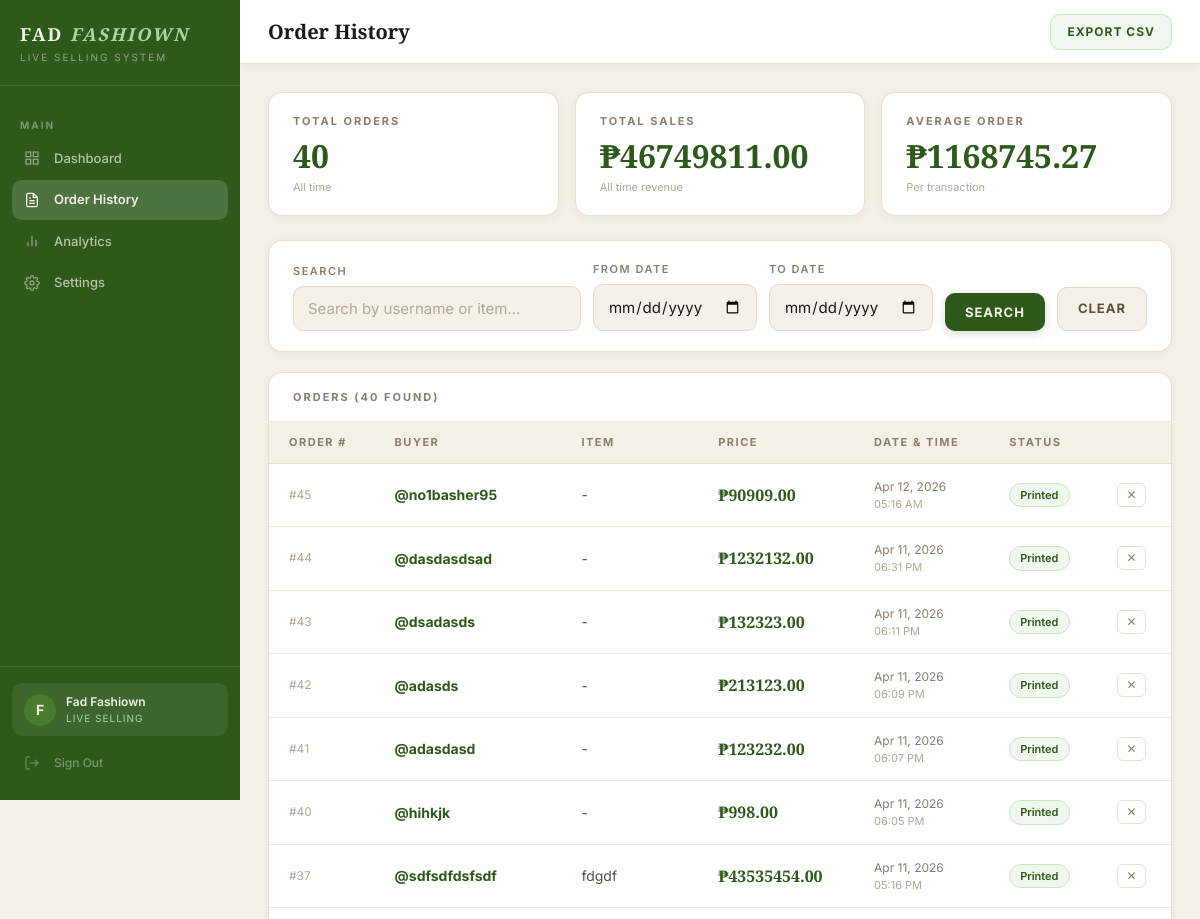
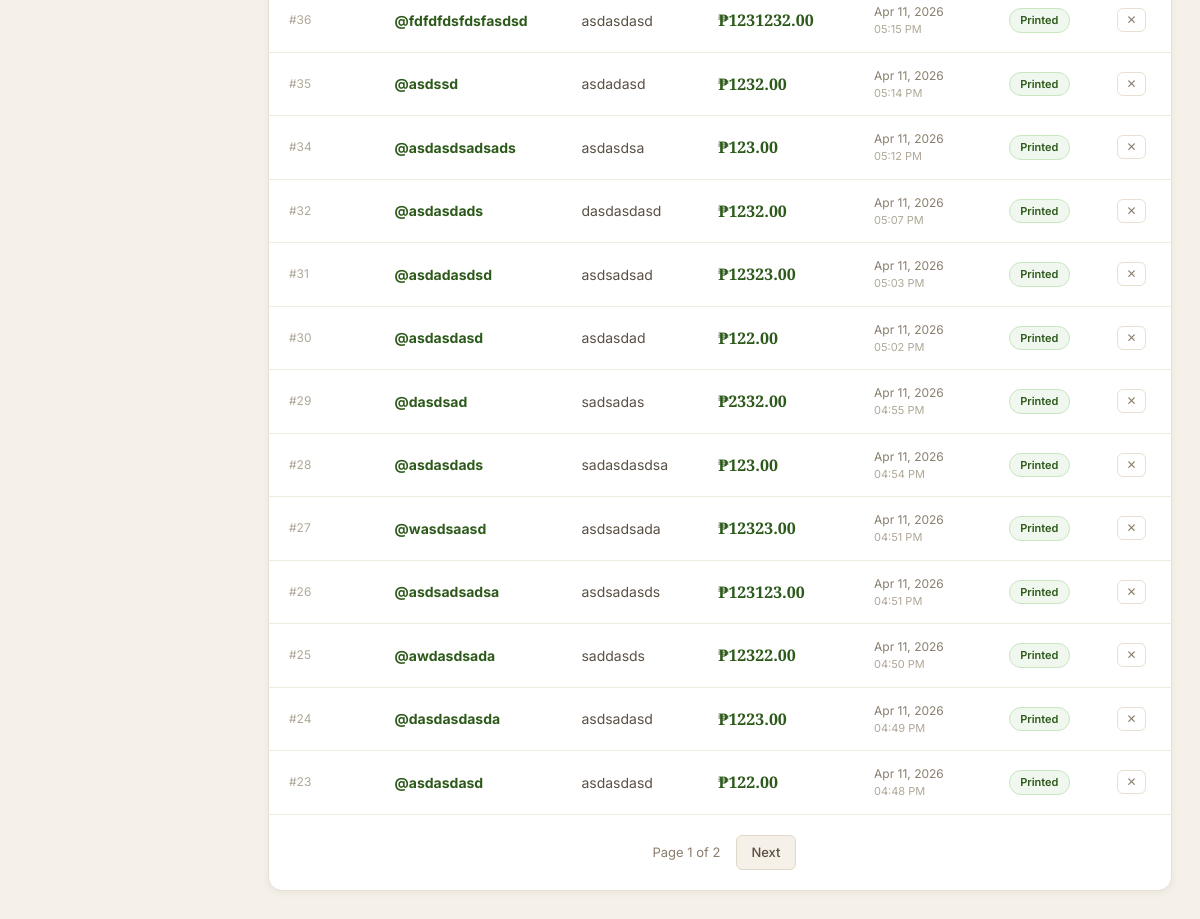
Page /orders (signed in) on the earlier database version (2 pictures, top to bottom).
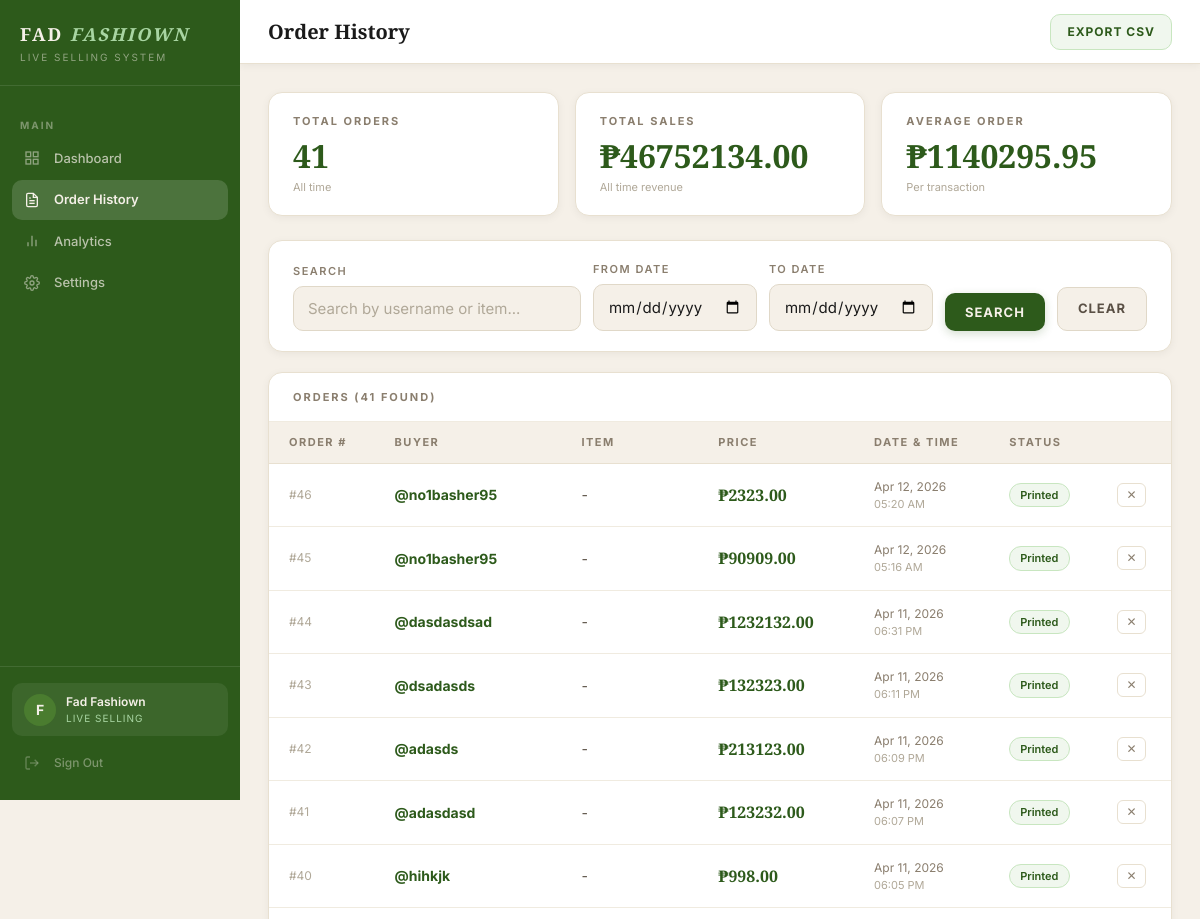
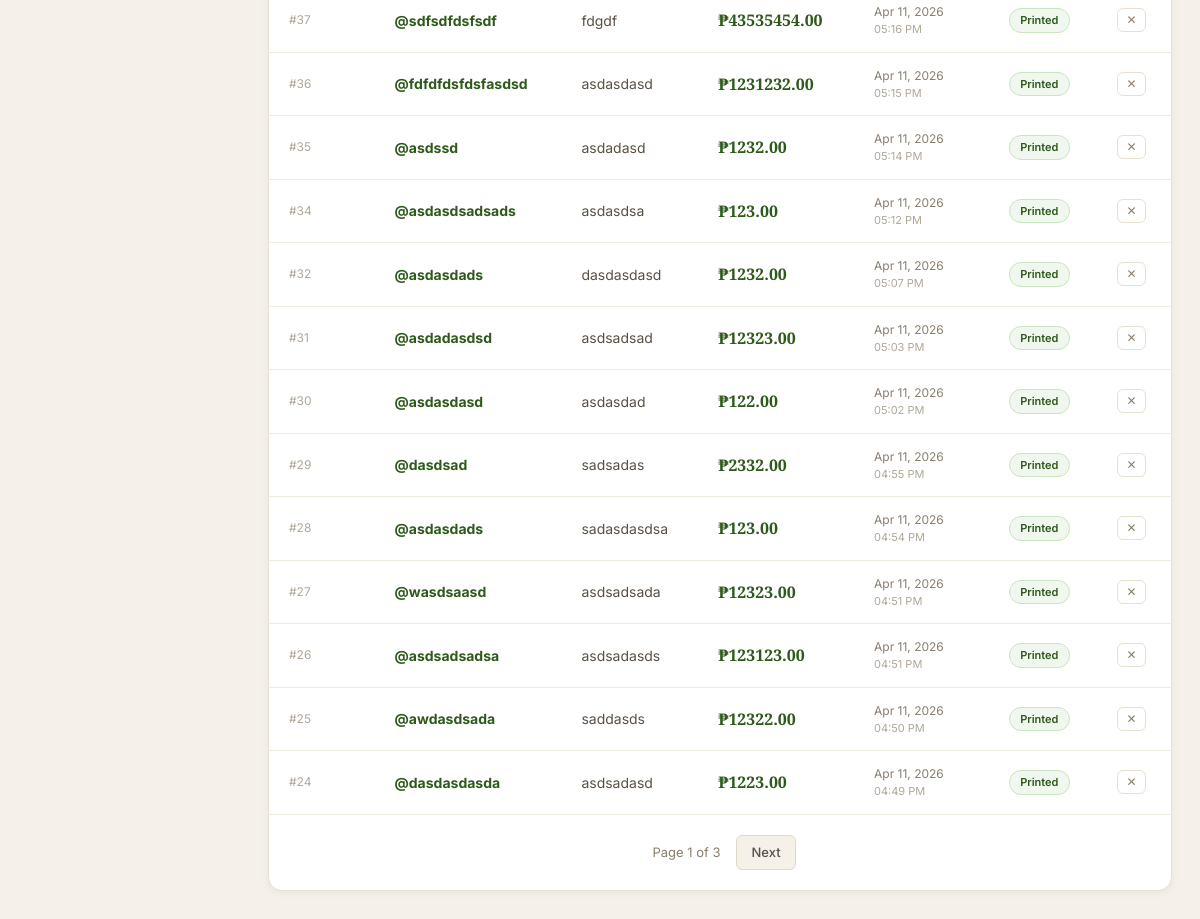
Same page on the later database version (2 pictures, top to bottom).
### auth/models.py (models this page shows, shortened)
class Client(UserMixin, db.Model):
    __tablename__ = 'clients'
    id = db.Column(db.Integer, primary_key=True)
    business_name = db.Column(db.String(100), nullable=False)
    email = db.Column(db.String(120), unique=True, nullable=False)
    password_hash = db.Column(db.String(255), nullable=False)
    plan = db.Column(db.String(20), default='active')
    is_active = db.Column(db.Boolean, default=True)
    is_admin = db.Column(db.Boolean, default=False)
    created_at = db.Column(db.DateTime, default=datetime.utcnow)
    last_login = db.Column(db.DateTime, nullable=True)
    tiktok_username = db.Column(db.String(100), default='')
    orders = db.relationship('Order', backref='client', lazy=True)
    token = db.Column(db.String(64), unique=True, nullable=True)
    detection_mode = db.Column(db.String(20), default='keywords')
    custom_keywords = db.Column(db.Text, default='mine')
    highlight_numbers = db.Column(db.Boolean, default=False)
    label_title = db.Column(db.String(100), default='FAD FASHIOWN')
    label_tagline = db.Column(db.String(100), default='Live Selling')
    label_template = db.Column(db.String(20), default='classic')
    label_show_order_id = db.Column(db.Boolean, default=True)
    label_show_datetime = db.Column(db.Boolean, default=True)

class Order(db.Model):
    __tablename__ = 'orders'
    id = db.Column(db.Integer, primary_key=True)
    client_id = db.Column(
        db.Integer,
        db.ForeignKey('clients.id'),
        nullable=False
    )
    buyer_username = db.Column(db.String(100), nullable=False)
    item_name = db.Column(db.String(200), nullable=False)
    price = db.Column(db.Float, nullable=False)
    timestamp = db.Column(db.DateTime, default=datetime.utcnow)
    label_printed = db.Column(db.Boolean, default=False)

### dashboard/routes.py (the view, shortened to what this page needs)
@dashboard.route('/orders')
@login_required
def orders():
    if current_user.is_admin:
        return redirect(url_for('auth.admin_panel'))
    search = request.args.get('search', '').strip()
    date_from = request.args.get('date_from', '')
    date_to = request.args.get('date_to', '')
    page = request.args.get('page', 1, type=int)
    per_page = 20
    query = Order.query.filter_by(client_id=current_user.id)
    if search:
        query = query.filter(
            Order.buyer_username.ilike(f'%{search}%') |
            Order.item_name.ilike(f'%{search}%')
        )
    all_orders = Order.query.filter_by(client_id=current_user.id).all()
    total_orders = len(all_orders)
    total_sales = sum(o.price for o in all_orders)
    orders_paginated = query.order_by(
        Order.timestamp.desc()
    ).paginate(page=page, per_page=per_page, error_out=False)
    return render_template(
        'orders.html',
        orders=orders_paginated,
        search=search,
        date_from=date_from,
        date_to=date_to,
        total_orders=total_orders,
        total_sales=total_sales,
        business_name=current_user.business_name
    )

### templates/orders.html (shortened to what this page needs)
{% extends "base.html" %}
{% block page_title %}Order History{% endblock %}
{% block topbar_right %}
<a href="/orders/export" class="btn btn-export">Export CSV</a>
{% endblock %}
{% block content %}
<div class="stats-grid">
    <div class="stat-card">
        <div class="stat-label">Total Orders</div>
        <div class="stat-number">{{ total_orders }}</div>
        <div class="stat-sub">All time</div>
    </div>
    <div class="stat-card">
        <div class="stat-label">Total Sales</div>
        <div class="stat-number">₱{{ "%.2f"|format(total_sales) }}</div>
        <div class="stat-sub">All time revenue</div>
    </div>
    <div class="stat-card">
        <div class="stat-label">Average Order</div>
        <div class="stat-number">
            ₱{{ "%.2f"|format(total_sales / total_orders) if total_orders > 0 else "0.00" }}
        </div>
        <div class="stat-sub">Per transaction</div>
    </div>
</div>
<div class="filters-card">
    <form method="GET" action="/orders">
        <div class="filters-row">
            <div class="form-group" style="margin:0">
                <label class="form-label">Search</label>
                <input type="text" name="search" class="form-input"
                       value="{{ search }}"
                       placeholder="Search by username or item..." />
            </div>
            <div class="form-group" style="margin:0">
                <label class="form-label">From Date</label>
                <input type="date" name="date_from"
                       class="form-input" value="{{ date_from }}" />
            </div>
            <div class="form-group" style="margin:0">
                <label class="form-label">To Date</label>
                <input type="date" name="date_to"
                       class="form-input" value="{{ date_to }}" />
            </div>
            <div class="form-group" style="margin:0">
                <label class="form-label">&nbsp;</label>
                <button type="submit" class="btn btn-primary">Search</button>
            </div>
            <div class="form-group" style="margin:0">
                <label class="form-label">&nbsp;</label>
                <a href="/orders" class="btn btn-secondary">Clear</a>
            </div>
        </div>
    </form>
</div>
<div class="table-card">
    <div class="table-header">
        <span class="card-title">Orders ({{ orders.total }} found)</span>
    </div>
    {% if orders.items %}
    <table>
        <thead>
            <tr>
                <th>Order #</th>
                <th>Buyer</th>
                <th>Item</th>
                <th>Price</th>
                <th>Date & Time</th>
                <th>Status</th>
                <th></th>
            </tr>
        </thead>
        <tbody>
            {% for order in orders.items %}
            <tr id="order-row-{{ order.id }}">
                <td class="td-id">#{{ order.id }}</td>
                <td class="td-buyer">@{{ order.buyer_username }}</td>
                <td class="td-item">{{ order.item_name }}</td>
                <td class="td-price">₱{{ "%.2f"|format(order.price) }}</td>
                <td class="td-time">
                    {{ order.timestamp.strftime('%b %d, %Y') }}
                    <span style="color:var(--text-light);display:block;font-size:11px">
                        {{ order.timestamp.strftime('%I:%M %p') }}
                    </span>
                </td>
                <td><span class="badge badge-success">Printed</span></td>
                <td>
                    <button
                        class="btn-delete-order"
                        onclick="deleteOrder({{order.id}}, this)"
                        data-username="{{ order.buyer_username }}"
                        title="Delete order">
                        &#10005;
                    </button>
                </td>
            </tr>
            {% endfor %}
        </tbody>
    </table>
    {% if orders.pages > 1 %}
    <div class="pagination">
        <span class="page-info">Page {{ orders.page }} of {{ orders.pages }}</span>
        {% if orders.has_next %}
        <a href="/orders?page={{ orders.next_num }}&search={{ search }}&date_from={{ date_from }}&date_to={{ date_to }}"
           class="page-btn">Next</a>
        {% endif %}
    </div>
    {% endif %}
    {% endif %}
</div>
{% endblock %}

### templates/base.html (shortened to what this page needs)
<!DOCTYPE html>
<html lang="en">
<head>
    <link rel="stylesheet" href="/static/style.css">
</head>
<body>
<div class="app-layout">
    <aside class="sidebar" id="sidebar">
        <div class="sidebar-brand">
            <div class="brand-name">FAD <em>FASHIOWN</em></div>
            <div class="brand-sub">Live Selling System</div>
        </div>
        <nav class="sidebar-nav">
            {% if current_user.is_admin %}
            <div class="nav-section-label">Management</div>
            <a href="/admin"
               class="nav-item {% if request.endpoint == 'auth.admin_panel' %}active{% endif %}">
                <span class="nav-icon">
                    <svg width="16" height="16" fill="none" stroke="currentColor" stroke-width="2" viewBox="0 0 24 24">
                        <path d="M17 21v-2a4 4 0 0 0-4-4H5a4 4 0 0 0-4 4v2"/>
                        <circle cx="9" cy="7" r="4"/>
                        <path d="M23 21v-2a4 4 0 0 0-3-3.87"/>
                        <path d="M16 3.13a4 4 0 0 1 0 7.75"/>
                    </svg>
                </span>
                Client Management
            </a>
            {% else %}
            <div class="nav-section-label">Main</div>
            <a href="/"
               class="nav-item {% if request.endpoint == 'dashboard.index' %}active{% endif %}">
                <span class="nav-icon">
                    <svg width="16" height="16" fill="none" stroke="currentColor" stroke-width="2" viewBox="0 0 24 24">
                        <rect x="3" y="3" width="7" height="7"/>
                        <rect x="14" y="3" width="7" height="7"/>
                        <rect x="3" y="14" width="7" height="7"/>
                        <rect x="14" y="14" width="7" height="7"/>
                    </svg>
                </span>
                Dashboard
            </a>
            <a href="/orders"
               class="nav-item {% if request.endpoint == 'dashboard.orders' %}active{% endif %}">
                <span class="nav-icon">
                    <svg width="16" height="16" fill="none" stroke="currentColor" stroke-width="2" viewBox="0 0 24 24">
                        <path d="M14 2H6a2 2 0 0 0-2 2v16a2 2 0 0 0 2 2h12a2 2 0 0 0 2-2V8z"/>
                        <polyline points="14 2 14 8 20 8"/>
                        <line x1="16" y1="13" x2="8" y2="13"/>
                        <line x1="16" y1="17" x2="8" y2="17"/>
                        <polyline points="10 9 9 9 8 9"/>
                    </svg>
                </span>
                Order History
            </a>
            <a href="/analytics"
            class="nav-item {% if request.endpoint == 'dashboard.analytics' %}active{% endif %}">
                <span class="nav-icon">
                    <svg width="16" height="16" fill="none" stroke="currentColor" stroke-width="2" viewBox="0 0 24 24">
                        <line x1="18" y1="20" x2="18" y2="10"/>
                        <line x1="12" y1="20" x2="12" y2="4"/>
                        <line x1="6" y1="20" x2="6" y2="14"/>
                    </svg>
                </span>
                Analytics
            </a>
            <a href="/settings"
            class="nav-item {% if request.endpoint == 'dashboard.settings' %}active{% endif %}">
                <span class="nav-icon">
                </span>
                Settings
            </a>
            {% endif %}
        </nav>
        <div class="sidebar-footer">
            <div class="client-info">
                <div class="client-avatar">
                    {{ current_user.business_name[0].upper() }}
                </div>
                <div class="client-details">
                    <div class="client-name">{{ current_user.business_name }}</div>
                    <div class="client-plan">
                        {% if current_user.is_admin %}System Administrator{% else %}Live Selling{% endif %}
                    </div>
                </div>
            </div>
            <a href="/logout" class="nav-item nav-signout">
                <span class="nav-icon">
                    <svg width="16" height="16" fill="none" stroke="currentColor" stroke-width="2" viewBox="0 0 24 24">
                        <path d="M9 21H5a2 2 0 0 1-2-2V5a2 2 0 0 1 2-2h4"/>
                        <polyline points="16 17 21 12 16 7"/>
                        <line x1="21" y1="12" x2="9" y2="12"/>
                    </svg>
                </span>
                Sign Out
            </a>
        </div>
    </aside>
    <main class="main-content">
        <div class="topbar">
            <div style="display:flex;align-items:center;gap:14px">
                <div class="topbar-title">{% block page_title %}{% endblock %}</div>
            </div>
            <div class="topbar-right">
                {% block topbar_right %}{% endblock %}
            </div>
        </div>
        <div class="page-content">
            {% block content %}{% endblock %}
        </div>
    </main>
</div>
</body>
</html>

Differences in the rows shown:
no longer on this page (row unchanged): Order: id "23", buyer_username "asdasdasd", item_name "asdasdasd", price "122.00", timestamp "Apr 11, 2026", timestamp "04:48 PM"
added Order: id "46", buyer_username "no1basher95", item_name "-", price "2323.00", timestamp "Apr 12, 2026", timestamp "05:20 AM"
Other differences:
{{ total_orders }}: "40" → "41"
{{ "%.2f"|format(total_sales) }}: "46749811.00" → "46752134.00"
{{ orders.total }}: "40" → "41"
{{ orders.pages }}: "2" → "3"
text no longer shown: "1168745.27"
text now shown: "1140295.95"
